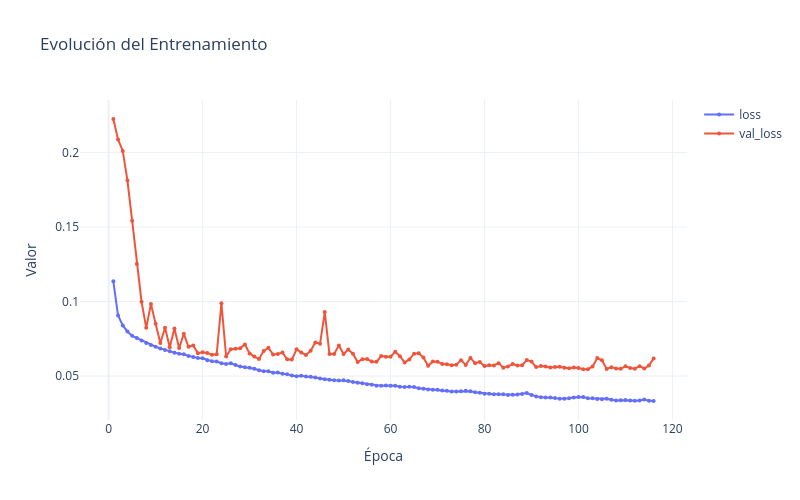

Notebook code cell kept with this figure:
### Code cell
import plotly.graph_objects as go

history_dict = history.history
epochs = list(range(1, len(next(iter(history_dict.values()))) + 1))

fig = go.Figure()

for metric_name, values in history_dict.items():
    fig.add_trace(go.Scatter(
        x=epochs,
        y=values,
        mode='lines+markers',
        name=metric_name,
        line=dict(width=2),
        marker=dict(size=4)
    ))

fig.update_layout(
    title='Evolución del Entrenamiento',
    xaxis_title='Época',
    yaxis_title='Valor',
    hovermode='x unified',
    template='plotly_white',
    width=800,
    height=500
)

fig.show()
